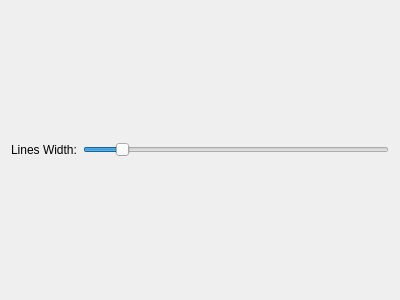
<?xml version="1.0" encoding="UTF-8"?>
<ui version="4.0">
 <class>vcl::qt::BoundingBoxEditorSettingsFrame</class>
 <widget class="QFrame" name="vcl::qt::BoundingBoxEditorSettingsFrame">
  <property name="geometry">
   <rect>
    <x>0</x>
    <y>0</y>
    <width>400</width>
    <height>300</height>
   </rect>
  </property>
  <property name="windowTitle">
   <string>Frame</string>
  </property>
  <layout class="QGridLayout" name="gridLayout">
   <item row="0" column="0">
    <widget class="QLabel" name="linesWidthLabel">
     <property name="text">
      <string>Lines Width:</string>
     </property>
    </widget>
   </item>
   <item row="0" column="1">
    <widget class="QSlider" name="linesWidthSlider">
     <property name="minimum">
      <number>1</number>
     </property>
     <property name="maximum">
      <number>10</number>
     </property>
     <property name="value">
      <number>2</number>
     </property>
     <property name="orientation">
      <enum>Qt::Orientation::Horizontal</enum>
     </property>
    </widget>
   </item>
  </layout>
 </widget>
 <resources/>
 <connections/>
</ui>
